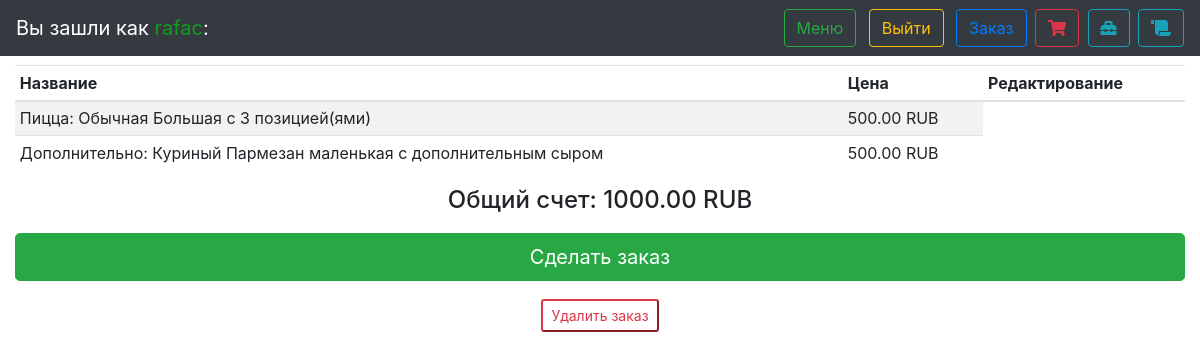
/cart (signed in), run on the app's committed database.
### orders/models.py (models this page shows, shortened)
class Pizza(models.Model):
    in_order = models.ForeignKey(ProperOrder, on_delete=models.CASCADE, null=True, blank=True, related_name="pizzas")
    already_ordered = models.BooleanField(default=False)
    add_by = models.ForeignKey(User, on_delete=models.CASCADE, null=True, blank=True)
    pizza_size = models.CharField(
        max_length=2,
        choices=(
            ("sm", "Маленькая"),
            ("lg", "Большая")
        ),
    )
    pizzatype = models.ForeignKey(PizzaType, on_delete=models.CASCADE, null=True)
    toppings = models.ManyToManyField(PizzaTopping, blank=True)
    price = models.DecimalField(max_digits=6, decimal_places=2, default=0.00, editable=False)
    def __str__(self):
        return f"Пицца: {self.pizzatype.name} {self.get_pizza_size_display()} с {self.toppings.all().count()} позицией(ями)"

class PizzaType(models.Model):
    name = models.CharField(max_length=60, unique=True)
    price_sm_0 = models.DecimalField(max_digits=6, decimal_places=2, null=True)
    price_sm_1 = models.DecimalField(max_digits=6, decimal_places=2, null=True)
    price_sm_2 = models.DecimalField(max_digits=6, decimal_places=2, null=True)
    price_sm_3 = models.DecimalField(max_digits=6, decimal_places=2, null=True)
    price_sm_4 = models.DecimalField(max_digits=6, decimal_places=2, null=True)
    price_lg_0 = models.DecimalField(max_digits=6, decimal_places=2, null=True)
    price_lg_1 = models.DecimalField(max_digits=6, decimal_places=2, null=True)
    price_lg_2 = models.DecimalField(max_digits=6, decimal_places=2, null=True)
    price_lg_3 = models.DecimalField(max_digits=6, decimal_places=2, null=True)
    price_lg_4 = models.DecimalField(max_digits=6, decimal_places=2, null=True)

class Sub(models.Model):
    in_order = models.ForeignKey(ProperOrder, on_delete=models.CASCADE, null=True, related_name="subs")
    already_ordered = models.BooleanField(default=False)
    add_by = models.ForeignKey(User, on_delete=models.CASCADE, null=True, blank=True)
    subtype = models.ForeignKey(SubType, on_delete=models.CASCADE)
    additional_cheese = models.BooleanField(default=False)
    price = models.DecimalField(max_digits=6, decimal_places=2, default=0.00, editable=False)
    subsize = models.CharField(choices=(("small", "small"), ("large", "large")), max_length=60, default="small")
    def __str__(self):
        if self.additional_cheese is False:
            return f"Дополнительно: {str(self.subtype)} {self.subsize}"
        else:
            return f"Дополнительно: {str(self.subtype)} {self.subsize} с дополнительным сыром"

class SubType(models.Model):
    name = models.CharField(max_length=60, unique=True)
    small_price = models.DecimalField(max_digits=6, decimal_places=2, null=True, blank=True)
    large_price = models.DecimalField(max_digits=6, decimal_places=2)
    only_big_size = models.BooleanField(editable=False, default=False)
    def __str__(self):
        return self.name

### orders/views.py (the view)
# urls.py: path("cart", cart_view, name="cart_view"),
@login_required
def cart_view(request):
    price_all = Decimal(calculate_cart_price(request.user))
    context = {}
    context.update({"price_all": price_all})
    context.update({"Sub": Sub.objects.filter(add_by=request.user).filter(already_ordered=False)})
    context.update({"Pasta": Pasta.objects.filter(add_by=request.user).filter(already_ordered=False)})
    context.update({"Salad": Salad.objects.filter(add_by=request.user).filter(already_ordered=False)})
    context.update({"Platter": Platter.objects.filter(add_by=request.user).filter(already_ordered=False)})
    context.update({"Pizza": Pizza.objects.filter(add_by=request.user).filter(already_ordered=False)})
    return render(request, 'orders/cart.html', context)

### orders/views.py (called while the page is built)
def calculate_cart_price(username):
    price_all = 0
    for obj in Sub.objects.filter(add_by=username).filter(already_ordered=False):
        price_all += obj.price
    for obj in Pasta.objects.filter(add_by=username).filter(already_ordered=False):
        price_all += obj.price
    for obj in Salad.objects.filter(add_by=username).filter(already_ordered=False):
        price_all += obj.price
    for obj in Platter.objects.filter(add_by=username).filter(already_ordered=False):
        price_all += obj.price
    for obj in Pizza.objects.filter(add_by=username).filter(already_ordered=False):
        price_all += obj.price
    return price_all

### orders/templates/orders/cart.html (shortened to what this page needs)
{% extends "layout.html" %}
{% block body %}
    {% if price_all == 0 %}
        <h1>У вас ничего нет в корзине</h1>
    {% else %}
        <div class="col-12">
            <table class="table table-sm table-striped">
                <thead>
                <tr>
                    <th scope="col">Название</th>
                    <th scope="col">Цена</th>
                    <th scope="col">Редактирование</th>
                </tr>
                </thead>
                <tbody>
                {% if Pizza %}
                    {% for item in Pizza %}
                        <tr>
                            <td>{{ item }}</td>
                            <td>{{ item.price }} RUB</td>
                        </tr>
                    {% endfor %}
                {% endif %}
                {% if Sub %}
                    {% for item in Sub %}
                        <tr>
                            <td>{{ item }}</td>
                            <td>{{ item.price }} RUB</td>
                        </tr>
                    {% endfor %}
                {% endif %}
                </tbody>
            </table>
            <h4 style="text-align:center">Общий счет: {{ price_all }} RUB</h4>
            <div class="mt-2 col-md-12"></div>
            <div class="mt-2 col-md-12"></div>
            <div style="text-align: center;">
                <a href="{% url "make_order" %}"><input class="btn btn-success btn-lg btn-block" type="button" value="Сделать заказ">
                </a>
            </div>
            <div class="mt-2 col-md-12"></div>
            <div class="mt-2 col-md-12"></div>
            <div style="text-align: center;">
                <a href="{% url "clear_cart" %}"><input class="btn-outline-danger btn-sm" type="button" value="Удалить заказ">
                </a>
            </div>
        </div>
    {% endif %}
{% endblock %}

### orders/templates/layout.html (shortened to what this page needs)
<!DOCTYPE html>
<html>
{% load pwa %}
{% load static %}
<head>
    <link rel="stylesheet" href="https://maxcdn.bootstrapcdn.com/bootstrap/4.0.0-beta.3/css/bootstrap.min.css">
    <link rel="stylesheet" type="text/css"
          href="https://maxcdn.bootstrapcdn.com/font-awesome/4.7.0/css/font-awesome.min.css">
    <link rel="stylesheet" href="https://use.fontawesome.com/releases/v5.5.0/css/all.css">
</head>
<body>
{% if user.is_authenticated %}
    <div class="navbar sticky-top navbar-dark bg-dark">
        <div class="navbar-brand"> Вы зашли как <span style='color: #119c1e;'>{{ user.get_username }}</span>:</div>
        <div>
            <a href="{% url "menu_view" %}">
                <button class="btn btn-outline-success mx-1 my-xl-0 my-2">Меню</button>
            </a>
            <a href="{% url "logout_view" %}">
                <button class="btn btn-outline-warning mx-1 my-xl-0 my-2" type="button">Выйти</button>
            </a>
            <a href="{% url "user_orders_view" %}">
                <button class="btn btn-outline-primary ml-1 my-xl-0 my-2" type="button" title="All orders">Заказ</i>
                </button>
            </a>
            <a href="{% url "cart_view" %}">
                <button class="btn btn-outline-danger ml-1 my-xl-0 my-2" type="button" title="Look at your cart"><i class="fa fa-shopping-cart"></i>
                </button>
            </a>
            {% if request.user.is_staff %}
                <a href="/admin">
                    <button class="btn btn-outline-info ml-1 my-xl-0 my-2" type="button" title="Admin panel"><i class="fa fa-toolbox"></i>
                    </button>
                </a>
                <a href="{% url "all_orders_view" %}">
                    <button class="btn btn-outline-info ml-1 my-xl-0 my-2" type="button" title="All orders from users"><i class="fa fa-scroll"></i>
                    </button>
                </a>
            {% endif %}
        </div>
    </div>
{% endif %}
<div class="mt-2 col-md-12"></div>
{% block body %}{% endblock %}
</body>
</html>

### data on the page
Pizza: pizzatype+pizza_size+id "Пицца: Обычная Большая с 3 позицией(ями)", price "500.00"
Sub: additional_cheese+subtype+subsize "Дополнительно: Куриный Пармезан маленькая с дополнительным сыром", price "500.00"

### other printed values
{{ user.get_username }} "rafac"
{{ price_all }} "1000.00"
